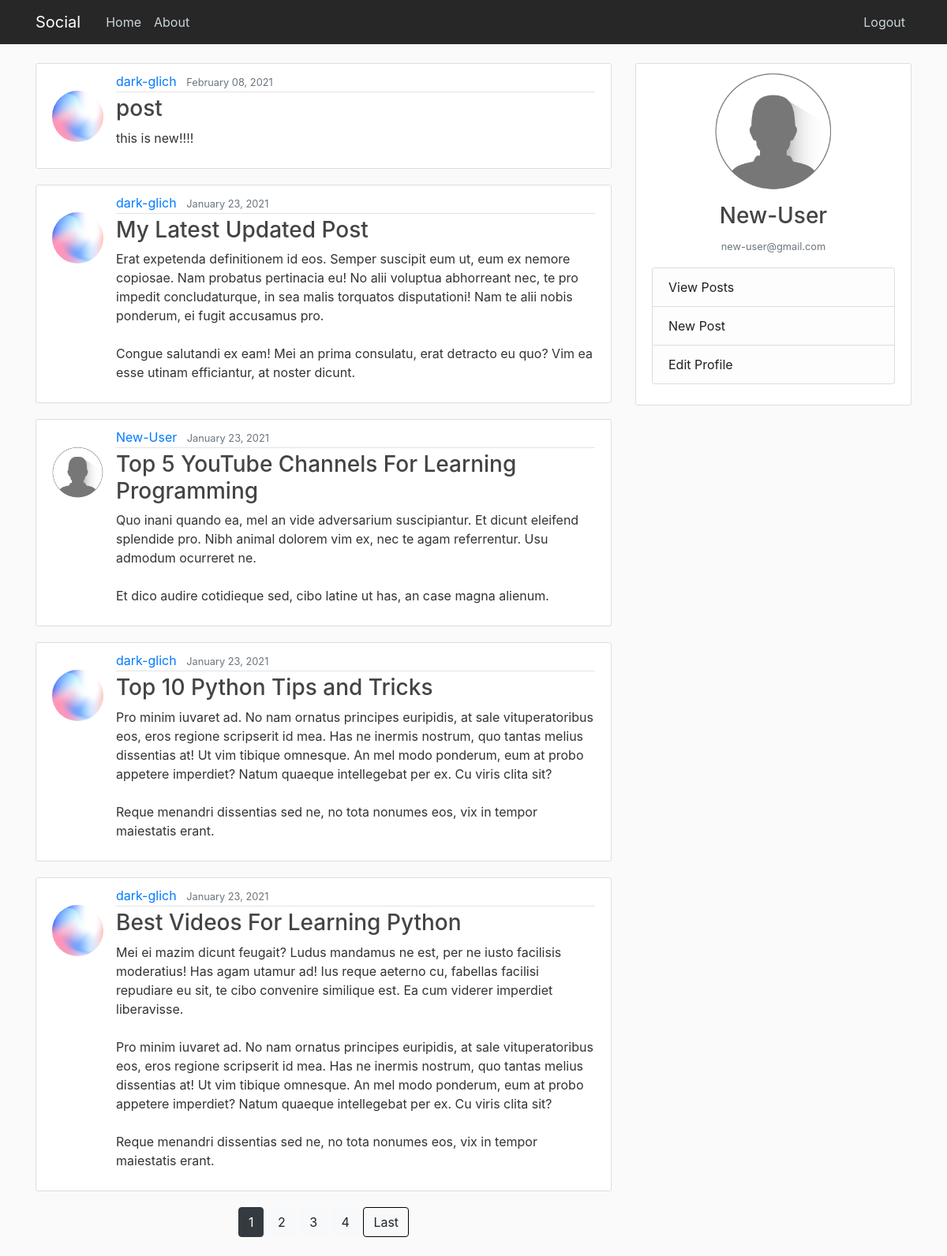
Screenshot of /home/ (signed in) with the database file from the repository.
### main/models.py (models this page shows, shortened)
class Post(models.Model):
    title = models.CharField(max_length=200)
    content = models.TextField()
    date = models.DateTimeField(default=timezone.now)
    author = models.ForeignKey(User, on_delete=models.CASCADE)

### users/models.py (models this page shows, shortened)
class profile(models.Model):
    user = models.OneToOneField(User, on_delete=models.CASCADE)
    image = models.ImageField(default='default.png', upload_to='profile_pics')

### main/views.py (the view)
# urls.py: path('home/', PostListView.as_view(), name='home'),
class PostListView(LoginRequiredMixin,ListView):
    model = Post
    template_name = 'main/home.html'
    context_object_name = 'posts'
    ordering = ['-date']
    paginate_by = 5

### main/templates/main/home.html (shortened to what this page needs)
{%extends "main/base.html"%}
{%block content%}
{% for post in posts %}
<article class="media content-section">
  <img class="rounded-circle article-img" src="{{ post.author.profile.image.url }}" style="margin-top: 1.5rem;">
  <div class="media-body">
    <div class="article-metadata">
      <a class="mr-2" href="{% url 'user-posts' post.author.username %}">{{ post.author }}</a>
      <small class="text-muted">{{ post.date|date:"F d, Y" }}</small>
    </div>
    <h3><a class="article-title" href="{% url 'detail' post.id %}">{{ post.title }}</a></h3>
    <p class="article-content">{{ post.content }}</p>
  </div>
</article>
{% endfor %}
<div style="text-align: center;">
{% if is_paginated %}
  {% for num in page_obj.paginator.page_range %}
    {% if page_obj.number == num %}
      <a class="btn btn-dark mb-4" href="?page={{ num }}">{{ num }}</a>
    {% elif num > page_obj.number|add:'-4' and num < page_obj.number|add:'4' %}
      <a class="btn btn-light mb-4" href="?page={{ num }}">{{ num }}</a>
    {%endif%}
  {%endfor%}
  {% if page_obj.has_next %}
    <a class="btn btn-light mb-4" href="?page={{ page_obj.paginator.num_pages }}" style="border: 1px solid black;">Last</a>
  {% endif %}
{%endif%}
</div>
{%endblock%}

### main/templates/main/base.html (shortened to what this page needs)
{%load static%}
<!doctype html>
<html lang="en">
  <head>
    <link rel="stylesheet" href="https://maxcdn.bootstrapcdn.com/bootstrap/4.0.0/css/bootstrap.min.css">
    <link rel="stylesheet" type="text/css" href="{% static 'main/style.css' %}">
  </head>
    <body>
      <header class="site-header">
        <nav class="navbar navbar-expand-md navbar-dark bg-steel fixed-top" style="background-color: rgb(39, 39, 39) ">
          <div class="container">
            <a class="navbar-brand mr-4" href="{% url 'home' %}">Social</a>
            <div class="collapse navbar-collapse" id="navbarToggle">
              <div class="navbar-nav mr-auto">
                <a class="nav-item nav-link" href="{% url 'home' %}">Home</a>
                <a class="nav-item nav-link" href="{% url 'about' %}">About</a>
              </div>
              <div class="navbar-nav">
                {% if user.is_authenticated %}
                  <a class="nav-item nav-link" href="{% url 'logout' %}">Logout</a>
                {% else %}
                  <a class="nav-item nav-link" href="{% url 'register' %}">Register</a>
                  <a class="nav-item nav-link" href="{% url 'login' %}">Login</a>
                {% endif %}
              </div>
            </div>
          </div>
        </nav>
      </header>
      <main role="main" class="container">
        <div class="row">
          <div class="col-md-8">
            {% block content %}{% endblock %}
          </div>
          <div class="col-md-4">
            <div class="content-section" style="position: sticky; top: 5rem;">
                <img class="rounded-circle account-img" src="{{ user.profile.image.url }}" style="height: 150px; width: 150px; display: block; margin-left: auto; margin-right: auto;">
                <h3 style="text-align: center;">{{user}}</h3>
                <p style="text-align: center;" class="text-muted"><small>{{user.email}}</small></p>
                <ul class="list-group">
                  <li class="list-group-item list-group-item-light"><a href="{% url 'user-posts' user %}" style="color: rgb(31, 31, 31);">View Posts</a></li>
                  <li class="list-group-item list-group-item-light"><a href="{% url 'create' %}" style="color: rgb(31, 31, 31);">New Post</a></li>
                  <li class="list-group-item list-group-item-light"><a href="{% url 'profile' %}" style="color: rgb(31, 31, 31);">Edit Profile</a></li>
                </ul>
            </div>
          </div>
        </div>
      </main>
    </body>
</html>

### main/static/main/style.css (style rules this page uses)
body { background: #fafafa; color: #333333; margin-top: 5rem; }
h1, h2, h3, h4, h5, h6 { color: #444444; }
ul { margin: 0; }
.bg-steel { background-color: #5f788a; }
.site-header .navbar-nav .nav-link { color: #cbd5db; }
.content-section { background: #ffffff; padding: 10px 20px; border: 1px solid #dddddd; border-radius: 3px; margin-bottom: 20px; }
.article-title { color: #444444; }
.article-content { white-space: pre-line; }
.article-img { height: 65px; width: 65px; margin-right: 16px; }
.article-metadata { padding-bottom: 1px; margin-bottom: 4px; border-bottom: 1px solid #e3e3e3 }
.account-img { height: 125px; width: 125px; margin-right: 20px; margin-bottom: 16px; }

### rows the page displays
Post: author.profile.image (picture), author "dark-glich", date "February 08, 2021", title "post", content "this is new!!!!"
Post: author.profile.image (picture), author "dark-glich", date "January 23, 2021", title "My Latest Updated Post", content "Erat expetenda definitionem id eos. Semper suscipit eum ut, eum ex nemore copiosae. Nam probatus pertinacia eu! No alii voluptua abhorreant nec, te pro impedit concludaturque, in sea malis torquatos disputationi! Nam te alii nobis ponderum, ei fugit accusamus pro. Congue salutandi ex eam! Mei an prima consulatu, erat detracto eu quo? Vim ea esse utinam efficiantur, at noster dicunt."
Post: author.profile.image (placeholder picture), author "New-User", date "January 23, 2021", title "Top 5 YouTube Channels For Learning Programming", content "Quo inani quando ea, mel an vide adversarium suscipiantur. Et dicunt eleifend splendide pro. Nibh animal dolorem vim ex, nec te agam referrentur. Usu admodum ocurreret ne. Et dico audire cotidieque sed, cibo latine ut has, an case magna alienum."
Post: author.profile.image (picture), author "dark-glich", date "January 23, 2021", title "Top 10 Python Tips and Tricks", content "Pro minim iuvaret ad. No nam ornatus principes euripidis, at sale vituperatoribus eos, eros regione scripserit id mea. Has ne inermis nostrum, quo tantas melius dissentias at! Ut vim tibique omnesque. An mel modo ponderum, eum at probo appetere imperdiet? Natum quaeque intellegebat per ex. Cu viris clita sit? Reque menandri dissentias sed ne, no tota nonumes eos, vix in tempor maiestatis erant."
Post: author.profile.image (picture), author "dark-glich", date "January 23, 2021", title "Best Videos For Learning Python", content "Mei ei mazim dicunt feugait? Ludus mandamus ne est, per ne iusto facilisis moderatius! Has agam utamur ad! Ius reque aeterno cu, fabellas facilisi repudiare eu sit, te cibo convenire similique est. Ea cum viderer imperdiet liberavisse. Pro minim iuvaret ad. No nam ornatus principes euripidis, at sale vituperatoribus eos, eros regione scripserit id mea. Has ne inermis nostrum, quo tantas melius dissentias at! Ut vim tibique omnesque. An mel modo ponderum, eum at probo appetere imperdiet? Natum quaeque intellegebat per ex. Cu viris clita sit? Reque menandri dissentias sed ne, no tota nonumes eos, vix in tempor maiestatis erant."

### other values shown
{{ num }} "1"
{{ num }} "2" "3" "4"
{{ user }} "New-User"
{{ user.email }} "new-user@gmail.com"
